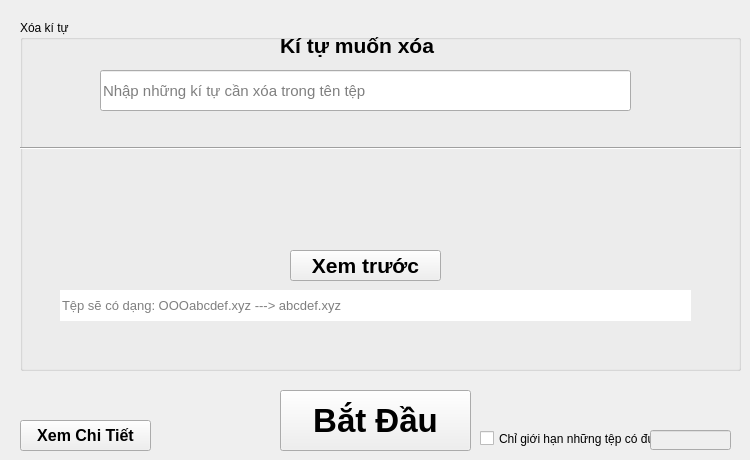
    <widget class="QWidget" name="tab_2">
     <attribute name="title">
      <string>Xóa kí tự đặc trưng của tệp</string>
     </attribute>
     <widget class="QPushButton" name="pushButton_xoa">
      <property name="geometry">
       <rect>
        <x>280</x>
        <y>390</y>
        <width>191</width>
        <height>61</height>
       </rect>
      </property>
      <property name="font">
       <font>
        <pointsize>25</pointsize>
        <weight>75</weight>
        <bold>true</bold>
       </font>
      </property>
      <property name="text">
       <string>Bắt Đầu</string>
      </property>
     </widget>
     <widget class="QGroupBox" name="groupBox">
      <property name="geometry">
       <rect>
        <x>20</x>
        <y>20</y>
        <width>721</width>
        <height>351</height>
       </rect>
      </property>
      <property name="autoFillBackground">
       <bool>true</bool>
      </property>
      <property name="title">
       <string>Xóa kí tự</string>
      </property>
      <widget class="Line" name="line_5">
       <property name="geometry">
        <rect>
         <x>-30</x>
         <y>120</y>
         <width>771</width>
         <height>16</height>
        </rect>
       </property>
       <property name="orientation">
        <enum>Qt::Horizontal</enum>
       </property>
      </widget>
      <widget class="QLabel" name="label_2">
       <property name="geometry">
        <rect>
         <x>260</x>
         <y>0</y>
         <width>161</width>
         <height>51</height>
        </rect>
       </property>
       <property name="font">
        <font>
         <pointsize>16</pointsize>
         <weight>75</weight>
         <bold>true</bold>
        </font>
       </property>
       <property name="text">
        <string>Kí tự muốn xóa</string>
       </property>
      </widget>
      <widget class="QLineEdit" name="lineEdit_xoa_xemtruoc">
       <property name="geometry">
        <rect>
         <x>40</x>
         <y>270</y>
         <width>631</width>
         <height>31</height>
        </rect>
       </property>
       <property name="font">
        <font>
         <pointsize>10</pointsize>
         <weight>50</weight>
         <bold>false</bold>
        </font>
       </property>
       <property name="text">
        <string/>
       </property>
       <property name="frame">
        <bool>false</bool>
       </property>
       <property name="readOnly">
        <bool>true</bool>
       </property>
       <property name="placeholderText">
        <string>Tệp sẽ có dạng: OOOabcdef.xyz ---&gt; abcdef.xyz</string>
       </property>
      </widget>
      <widget class="QLineEdit" name="lineEdit_xoa_kitu">
       <property name="geometry">
        <rect>
         <x>80</x>
         <y>50</y>
         <width>531</width>
         <height>41</height>
        </rect>
       </property>
       <property name="font">
        <font>
         <pointsize>11</pointsize>
        </font>
       </property>
       <property name="readOnly">
        <bool>false</bool>
       </property>
       <property name="placeholderText">
        <string>Nhập những kí tự cần xóa trong tên tệp</string>
       </property>
       <property name="clearButtonEnabled">
        <bool>true</bool>
       </property>
      </widget>
      <widget class="QPushButton" name="pushButton_xoa_xemtruoc">
       <property name="geometry">
        <rect>
         <x>270</x>
         <y>230</y>
         <width>151</width>
         <height>31</height>
        </rect>
       </property>
       <property name="font">
        <font>
         <pointsize>16</pointsize>
         <weight>75</weight>
         <bold>true</bold>
        </font>
       </property>
       <property name="text">
        <string>Xem trước</string>
       </property>
      </widget>
     </widget>
     <widget class="QLineEdit" name="lineEdit_xoa_gioihan">
      <property name="enabled">
       <bool>false</bool>
      </property>
      <property name="geometry">
       <rect>
        <x>650</x>
        <y>430</y>
        <width>81</width>
        <height>20</height>
       </rect>
      </property>
     </widget>
     <widget class="QCheckBox" name="checkBox_xoa_gioihan">
      <property name="geometry">
       <rect>
        <x>480</x>
        <y>430</y>
        <width>261</width>
        <height>17</height>
       </rect>
      </property>
      <property name="text">
       <string>Chỉ giới hạn những tệp có đuôi</string>
      </property>
     </widget>
     <widget class="QPushButton" name="pushButton_xoa_chitiet">
      <property name="geometry">
       <rect>
        <x>20</x>
        <y>420</y>
        <width>131</width>
        <height>31</height>
       </rect>
      </property>
      <property name="font">
       <font>
        <pointsize>12</pointsize>
        <weight>75</weight>
        <bold>true</bold>
       </font>
      </property>
      <property name="text">
       <string>Xem Chi Tiết</string>
      </property>
     </widget>
     <zorder>checkBox_xoa_gioihan</zorder>
     <zorder>groupBox</zorder>
     <zorder>pushButton_xoa</zorder>
     <zorder>lineEdit_xoa_gioihan</zorder>
     <zorder>pushButton_xoa_chitiet</zorder>
    </widget>
